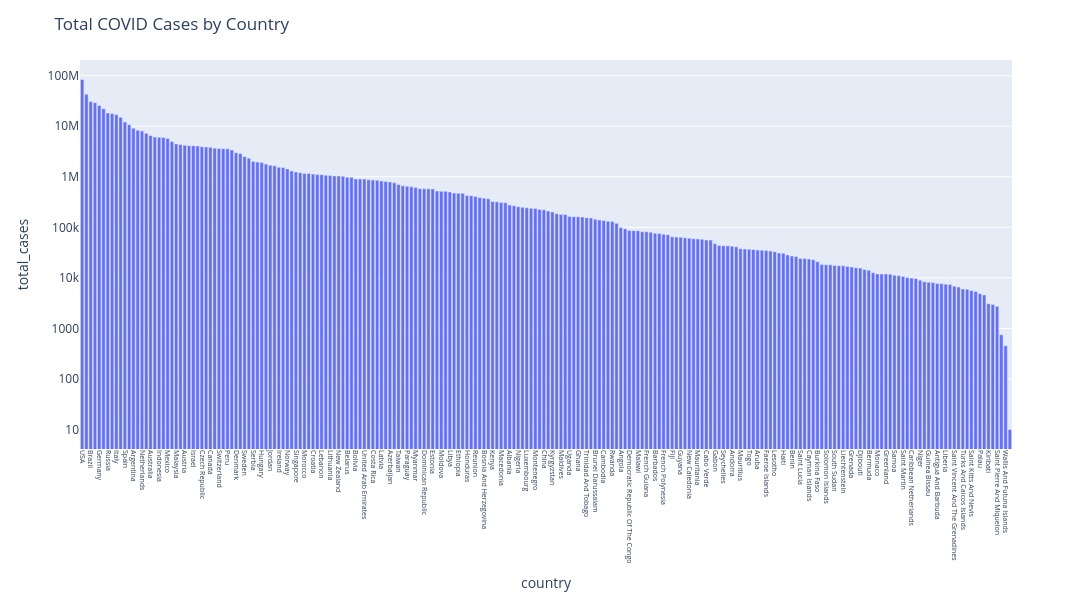

Notebook cell for this chart:
### Code cell
# -------------------------- SQL Query --------------------------
query = """
SELECT 
    country, 
    date,
    cumulative_total_cases AS total_cases,
    cumulative_total_deaths AS total_deaths,
    MIN(date(date)) AS count_begin,
    MAX(date(date)) AS count_end
FROM covid_cases
GROUP BY country  

"""

df = pd.read_sql(query, conn)

# -------------------------- Plotting Total Cases By Country--------------------------

fig = px.bar(df.sort_values('total_cases', ascending=False).dropna(), 
             x='country', y='total_cases',
             hover_data=['total_cases'])
fig.update_layout(
    xaxis=dict(tickangle=90, tickfont=dict(size=7)),
    height=600,
    width=1400,
    title="Total COVID Cases by Country"
)

fig.update_yaxes(type='log')
fig.write_html(PROJECT_ROOT/ "figures" / "Total_COVID_by_Country.html")

fig.show()

### Figure 1 — Plotly figure (JSON) as saved in the notebook; plotly's stock layout.template omitted (floating-point values rounded to 4 significant figures; data arrays with more than 128 entries replaced by an {"elided": "..."} marker saying what was removed)
{"data": [{"alignmentgroup": "True", "hovertemplate": "country=%{x}<br>total_cases=%{y}<extra></extra>", "legendgroup": "", "marker": {"color": "#636efa", "pattern": {"shape": ""}}, "name": "", "offsetgroup": "", "orientation": "v", "showlegend": false, "textposition": "auto", "type": "bar", "x": {"elided": "218 str values"}, "xaxis": "x", "y": {"elided": "218 int values"}, "yaxis": "y"}], "layout": {"barmode": "relative", "height": 600, "legend": {"tracegroupgap": 0}, "margin": {"t": 60}, "title": {"text": "Total COVID Cases by Country"}, "width": 1400, "xaxis": {"anchor": "y", "domain": [0, 1], "tickangle": 90, "tickfont": {"size": 7}, "title": {"text": "country"}}, "yaxis": {"anchor": "x", "domain": [0, 1], "title": {"text": "total_cases"}, "type": "log"}}}
